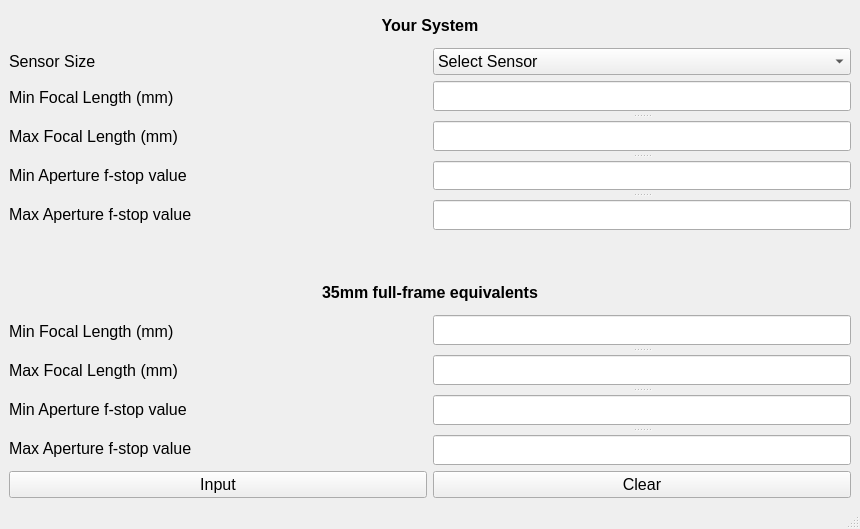
<?xml version="1.0" encoding="UTF-8"?>
<ui version="4.0">
 <class>Menu</class>
 <widget class="QMainWindow" name="Menu">
  <property name="geometry">
   <rect>
    <x>0</x>
    <y>0</y>
    <width>860</width>
    <height>529</height>
   </rect>
  </property>
  <property name="windowTitle">
   <string>Menu</string>
  </property>
  <widget class="QWidget" name="centralwidget">
   <layout class="QGridLayout" name="gridLayout_2">
    <item row="1" column="0">
     <widget class="QPushButton" name="btInput">
      <property name="font">
       <font>
        <pointsize>12</pointsize>
       </font>
      </property>
      <property name="text">
       <string>Input</string>
      </property>
     </widget>
    </item>
    <item row="1" column="1">
     <widget class="QPushButton" name="btClear">
      <property name="font">
       <font>
        <pointsize>12</pointsize>
       </font>
      </property>
      <property name="text">
       <string>Clear</string>
      </property>
     </widget>
    </item>
    <item row="0" column="0" colspan="2">
     <layout class="QGridLayout" name="gridLayout">
      <item row="1" column="1">
       <widget class="QComboBox" name="cb_sensors">
        <property name="font">
         <font>
          <pointsize>12</pointsize>
         </font>
        </property>
        <property name="acceptDrops">
         <bool>false</bool>
        </property>
        <property name="currentText">
         <string>Select Sensor</string>
        </property>
        <property name="currentIndex">
         <number>0</number>
        </property>
        <property name="maxVisibleItems">
         <number>10</number>
        </property>
        <item>
         <property name="text">
          <string>Select Sensor</string>
         </property>
        </item>
        <item>
         <property name="text">
          <string>Full Frame (36.0 x 24.0 mm) (1x crop)</string>
         </property>
        </item>
        <item>
         <property name="text">
          <string>APS-C (23.5 x 15.6 mm) (1.5x crop)</string>
         </property>
        </item>
        <item>
         <property name="text">
          <string>APS-C (Canon) (22.3 x 14.9 mm) (1.6x crop)</string>
         </property>
        </item>
        <item>
         <property name="text">
          <string>4/3&quot; (17.3 x 13.0 mm) (2x crop)</string>
         </property>
        </item>
       </widget>
      </item>
      <item row="11" column="0">
       <widget class="QLabel" name="lb_min_aper_f_val_result">
        <property name="font">
         <font>
          <pointsize>12</pointsize>
         </font>
        </property>
        <property name="text">
         <string>Min Aperture f-stop value</string>
        </property>
       </widget>
      </item>
      <item row="2" column="0">
       <widget class="QLabel" name="lb_min_foc_leng_user">
        <property name="font">
         <font>
          <pointsize>12</pointsize>
         </font>
        </property>
        <property name="text">
         <string>Min Focal Length (mm)</string>
        </property>
       </widget>
      </item>
      <item row="12" column="0">
       <widget class="QLabel" name="lb_max_aper_f_val_result">
        <property name="font">
         <font>
          <pointsize>12</pointsize>
         </font>
        </property>
        <property name="text">
         <string>Max Aperture f-stop value</string>
        </property>
       </widget>
      </item>
      <item row="3" column="0">
       <widget class="QLabel" name="lb_max_foc_leng_user">
        <property name="font">
         <font>
          <pointsize>12</pointsize>
         </font>
        </property>
        <property name="text">
         <string>Max Focal Length (mm)</string>
        </property>
       </widget>
      </item>
      <item row="10" column="0">
       <widget class="QLabel" name="lb_max_foc_leng_result">
        <property name="font">
         <font>
          <pointsize>12</pointsize>
         </font>
        </property>
        <property name="text">
         <string>Max Focal Length (mm)</string>
        </property>
       </widget>
      </item>
      <item row="5" column="0">
       <widget class="QLabel" name="lb_max_aper_f_val_user">
        <property name="font">
         <font>
          <pointsize>12</pointsize>
         </font>
        </property>
        <property name="text">
         <string>Max Aperture f-stop value</string>
        </property>
       </widget>
      </item>
      <item row="8" column="0" colspan="2">
       <widget class="QLabel" name="lb_ff_equiv">
        <property name="font">
         <font>
          <pointsize>12</pointsize>
          <weight>75</weight>
          <bold>true</bold>
         </font>
        </property>
        <property name="text">
         <string>35mm full-frame equivalents</string>
        </property>
        <property name="alignment">
         <set>Qt::AlignCenter</set>
        </property>
       </widget>
      </item>
      <item row="7" column="0" colspan="2">
       <spacer name="horizontalSpacer">
        <property name="orientation">
         <enum>Qt::Horizontal</enum>
        </property>
        <property name="sizeHint" stdset="0">
         <size>
          <width>40</width>
          <height>20</height>
         </size>
        </property>
       </spacer>
      </item>
      <item row="9" column="0">
       <widget class="QLabel" name="lb_min_foc_leng_result">
        <property name="font">
         <font>
          <pointsize>12</pointsize>
         </font>
        </property>
        <property name="text">
         <string>Min Focal Length (mm)</string>
        </property>
       </widget>
      </item>
      <item row="4" column="0">
       <widget class="QLabel" name="lb_min_aper_f_val_user">
        <property name="font">
         <font>
          <pointsize>12</pointsize>
         </font>
        </property>
        <property name="text">
         <string>Min Aperture f-stop value</string>
        </property>
       </widget>
      </item>
      <item row="1" column="0">
       <widget class="QLabel" name="lb_sensor">
        <property name="font">
         <font>
          <pointsize>12</pointsize>
          <weight>50</weight>
          <bold>false</bold>
         </font>
        </property>
        <property name="text">
         <string>Sensor Size</string>
        </property>
       </widget>
      </item>
      <item row="9" column="1" rowspan="4">
       <widget class="QSplitter" name="splitter_ff_value">
        <property name="font">
         <font>
          <pointsize>12</pointsize>
         </font>
        </property>
        <property name="orientation">
         <enum>Qt::Vertical</enum>
        </property>
        <property name="handleWidth">
         <number>10</number>
        </property>
        <widget class="QLineEdit" name="le_min_foc_leng_result">
         <property name="font">
          <font>
           <pointsize>12</pointsize>
          </font>
         </property>
        </widget>
        <widget class="QLineEdit" name="le_max_foc_leng_result">
         <property name="font">
          <font>
           <pointsize>12</pointsize>
          </font>
         </property>
        </widget>
        <widget class="QLineEdit" name="le_min_aper_f_val_result">
         <property name="font">
          <font>
           <pointsize>12</pointsize>
          </font>
         </property>
        </widget>
        <widget class="QLineEdit" name="le_max_aper_f_val_result">
         <property name="font">
          <font>
           <pointsize>12</pointsize>
          </font>
         </property>
        </widget>
       </widget>
      </item>
      <item row="2" column="1" rowspan="4">
       <widget class="QSplitter" name="splitter_sensor_value">
        <property name="font">
         <font>
          <pointsize>12</pointsize>
         </font>
        </property>
        <property name="orientation">
         <enum>Qt::Vertical</enum>
        </property>
        <property name="handleWidth">
         <number>10</number>
        </property>
        <widget class="QLineEdit" name="le_min_foc_leng_user">
         <property name="font">
          <font>
           <pointsize>12</pointsize>
          </font>
         </property>
        </widget>
        <widget class="QLineEdit" name="le_max_foc_leng_user">
         <property name="font">
          <font>
           <pointsize>12</pointsize>
          </font>
         </property>
        </widget>
        <widget class="QLineEdit" name="le_min_aper_f_val_user">
         <property name="font">
          <font>
           <pointsize>12</pointsize>
          </font>
         </property>
        </widget>
        <widget class="QLineEdit" name="le_max_aper_f_val_user">
         <property name="font">
          <font>
           <pointsize>12</pointsize>
          </font>
         </property>
        </widget>
       </widget>
      </item>
      <item row="0" column="0" colspan="2">
       <widget class="QLabel" name="label">
        <property name="font">
         <font>
          <pointsize>12</pointsize>
          <weight>75</weight>
          <bold>true</bold>
         </font>
        </property>
        <property name="text">
         <string>Your System</string>
        </property>
        <property name="alignment">
         <set>Qt::AlignCenter</set>
        </property>
       </widget>
      </item>
      <item row="6" column="0" colspan="2">
       <spacer name="horizontalSpacer_2">
        <property name="orientation">
         <enum>Qt::Horizontal</enum>
        </property>
        <property name="sizeHint" stdset="0">
         <size>
          <width>40</width>
          <height>20</height>
         </size>
        </property>
       </spacer>
      </item>
     </layout>
    </item>
   </layout>
  </widget>
  <widget class="QStatusBar" name="statusbar"/>
 </widget>
 <resources/>
 <connections/>
</ui>
